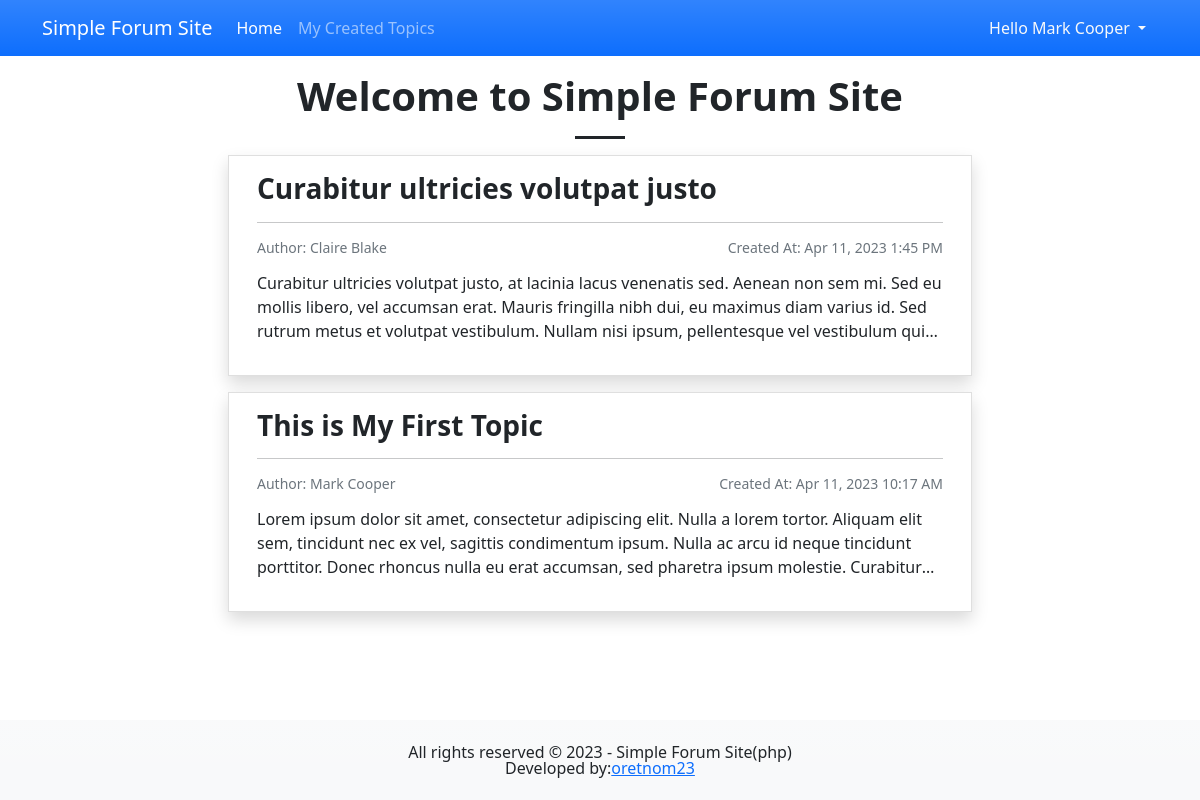
The page / (signed in) on the database its author committed.
### tables this page shows
CREATE TABLE `topic_list` (
            `topic_id` INTEGER NOT NULL PRIMARY KEY AUTOINCREMENT,
            `user_id` INTEGER NOT NULL,
            `title` TEXT NOT NULL,
            `description` TEXT NOT NULL,
            `status` TINYINT(2) NOT NULL Default 0,
            `date_created` TIMESTAMP DEFAULT CURRENT_TIMESTAMP,
            FOREIGN KEY(`user_id`) REFERENCES `user_list`(`user_id`)
        );

### home.php (the view, shortened to what this page needs)
<h1 class="text-center fw-bolder">Welcome to Simple Forum Site</h1>
<hr class="mx-auto opacity-100" style="width:50px;height:3px">
<?php if($_SESSION['type'] != 1): ?>
    <div class="col-lg-8 col-md-10 col-sm-12 col-12 mx-auto">
        <?php
            $topics_sql = "SELECT *, COALESCE((SELECT `fullname` FROM `user_list` where `user_list`.`user_id` = `topic_list`.`user_id`),'N/A') as `author` FROM `topic_list` where `status` = 1 ORDER BY strftime('%s', `date_created`) desc";
            $topics_qry = $conn->query($topics_sql);
            while($row = $topics_qry->fetchArray()):
                $date_created = new DateTime($row['date_created'], new DateTimeZone('UTC'));$date_created->setTimezone(new DateTimeZone('Asia/Manila'));
        ?>
        <a class="card rounded-0 shadow mb-3 text-reset text-decoration-none topic-item" href="./?page=view_topic&id=<?= $row['topic_id'] ?>&fromFeed=true">
            <div class="card-body rounded-0">
                <div class="container-fluid">
                    <h3 class="fw-bolder"><?= $row['title'] ?></h3>
                    <hr>
                    <div class="lh-1 d-flex w-100 justify-content-between mb-3">
                        <div><small class="text-secondary">Author: <?= $row['author'] ?></small></div>
                        <div><small class="text-secondary">Created At: <?= $date_created->format("M d, Y g:i A") ?></small></div>
                    </div>
                    <p class="truncate-3"><?= $row['description'] ?></p>
                </div>
            </div>
        </a>
        <?php endwhile; ?>
    </div>
<?php endif; ?>

### css/custom.css (style rules this page uses)
html, body { margin: unset; height: 100%; width: 100%; overflow-x: hidden; }
body { padding-bottom:5em; }
.truncate-3 { width: 100%; overflow: hidden; text-overflow: ellipsis; -webkit-line-clamp: 3; -webkit-box-orient: vertical; display: -webkit-box; }
.card.topic-item { transition: transform .1s ease-in-out; }

### rows shown on the page
topic_list: title "Curabitur ultricies volutpat justo", author "Claire Blake", date_created "Apr 11, 2023 1:45 PM", description "Curabitur ultricies volutpat justo, at lacinia lacus venenatis sed. Aenean non sem mi. Sed eu mollis libero, vel accumsan erat. Mauris fringilla nibh dui, eu maximus diam varius id. Sed rutrum metus et volutpat vestibulum. Nullam nisi ipsum, pellentesque vel vestibulum…"
topic_list: title "This is My First Topic", author "Mark Cooper", date_created "Apr 11, 2023 10:17 AM", description "Lorem ipsum dolor sit amet, consectetur adipiscing elit. Nulla a lorem tortor. Aliquam elit sem, tincidunt nec ex vel, sagittis condimentum ipsum. Nulla ac arcu id neque tincidunt porttitor. Donec rhoncus nulla eu erat accumsan, sed pharetra ipsum molestie.…"

### other values the page prints
$_SESSION['fullname'] "Mark Cooper"
